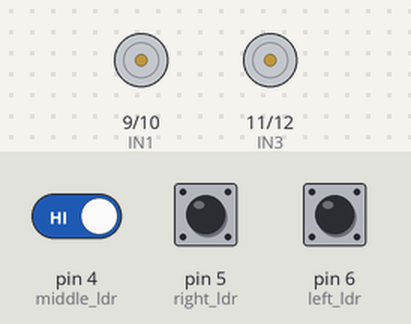
The sketch below on a simulated Arduino Uno, built with avr-gcc and run on an emulated ATmega328P. Shown: motor-driver pin pairs drawn as motors (green arrow = first pin HIGH = forward, orange = second pin HIGH = backward, longer = more drive, scaled by the enable pin). The test bench sets the inputs (shaded band); at power-on: pin 5 (right_ldr) LOW, pin 6 (left_ldr) LOW, pin 4 (middle_ldr) HIGH.

Above: at 1.2 s.
1.3 s: pin 5 (right_ldr) pulled HIGH for 0.15 s
2.9 s: pin 6 (left_ldr) pulled HIGH for 0.15 s
4.5 s: pin 6 (left_ldr) pulled HIGH for 3.2 s
9.2 s: pin 5 (right_ldr) pulled HIGH for 3.2 s
13.9 s: pin 4 (middle_ldr) driven LOW and pin 5 (right_ldr) driven HIGH and pin 6 (left_ldr) driven HIGH
At 14.3 s:
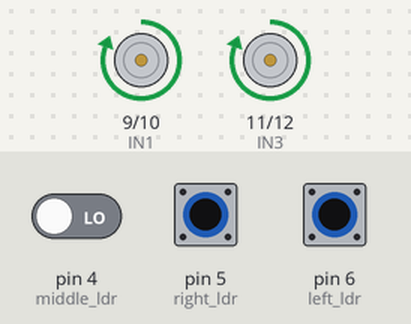
Timing chart, 0 to 16.4 s (numbered marks = the images above; inputs shaded):
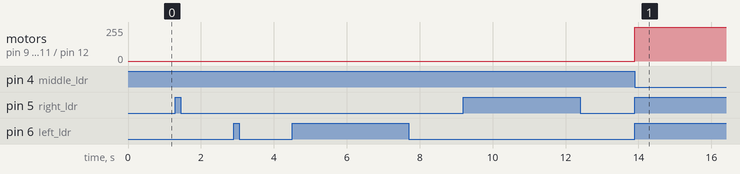

The sketch:

light_following_robot.ino
```cpp
//**define ldr pins**//
int middle_ldr = 4;
int right_ldr = 5;
int left_ldr = 6;
//////////////////////

boolean light1;//digital value from middle ldr
boolean light2;//digital value from right ldr
boolean light3;//digital value from left ldr

//**define driver pins**//
int ENA = A0;
int ENB = A1;

int IN1 = 9;
int IN2 = 10;
int IN3 = 11;
int IN4 = 12;
//////////////////////////
int mspeed1 = 0;
int mspeed2 = 0;


void setup() {
//set pinmode for ldr pins
pinMode(right_ldr,INPUT);
pinMode(middle_ldr,INPUT);
pinMode(left_ldr,INPUT);

//set pinmode for driver pins
pinMode(ENA,OUTPUT);
pinMode(ENB,OUTPUT);
pinMode(IN1,OUTPUT);
pinMode(IN2,OUTPUT);
pinMode(IN3,OUTPUT);
pinMode(IN4,OUTPUT);

}

void loop() {
  light1 = digitalRead(middle_ldr);
  light2 = digitalRead(right_ldr);
  light3 = digitalRead(left_ldr);

  if(light1 == LOW && light2 == HIGH && light3 == HIGH){
    forward();
  }
  else if(light1 == HIGH && light2 == LOW && light3 == HIGH){
    right();
  }
  else if(light1 == HIGH && light2 == HIGH && light3 == LOW){
    left();
  }
  else{
    stopfcn();
  }

}


void forward(){
  digitalWrite(IN1,HIGH);
  digitalWrite(IN3,HIGH);
  digitalWrite(IN2,LOW);
  digitalWrite(IN4,LOW);
  mspeed1 = 200;
  mspeed2 = 200;
  analogWrite(ENA,mspeed1);
  analogWrite(ENB,mspeed2);
}

void right(){
  digitalWrite(IN1,HIGH);
  digitalWrite(IN3,LOW);
  digitalWrite(IN2,LOW);
  digitalWrite(IN4,LOW);
  mspeed1 = 100;
  mspeed2 = 0;
  analogWrite(ENA,mspeed1);
  analogWrite(ENB,mspeed2);
}

void left(){
  digitalWrite(IN1,LOW);
  digitalWrite(IN3,HIGH);
  digitalWrite(IN2,LOW);
  digitalWrite(IN4,LOW);
  mspeed1 = 0;
  mspeed2 = 100;
  analogWrite(ENA,mspeed1);
  analogWrite(ENB,mspeed2);
}

void stopfcn(){
  digitalWrite(IN1,LOW);
  digitalWrite(IN3,LOW);
  digitalWrite(IN2,LOW);
  digitalWrite(IN4,LOW);
  mspeed1 = 0;
  mspeed2 = 0;
  analogWrite(ENA,mspeed1);
  analogWrite(ENB,mspeed2);
}
```

Measured:
- after the input at 13.9 s, motor on pin 9 (IN1) / pin 10 (IN2), motor on pin 11 (IN3) / pin 12 (IN4): stopped → forward 255/255 at once
